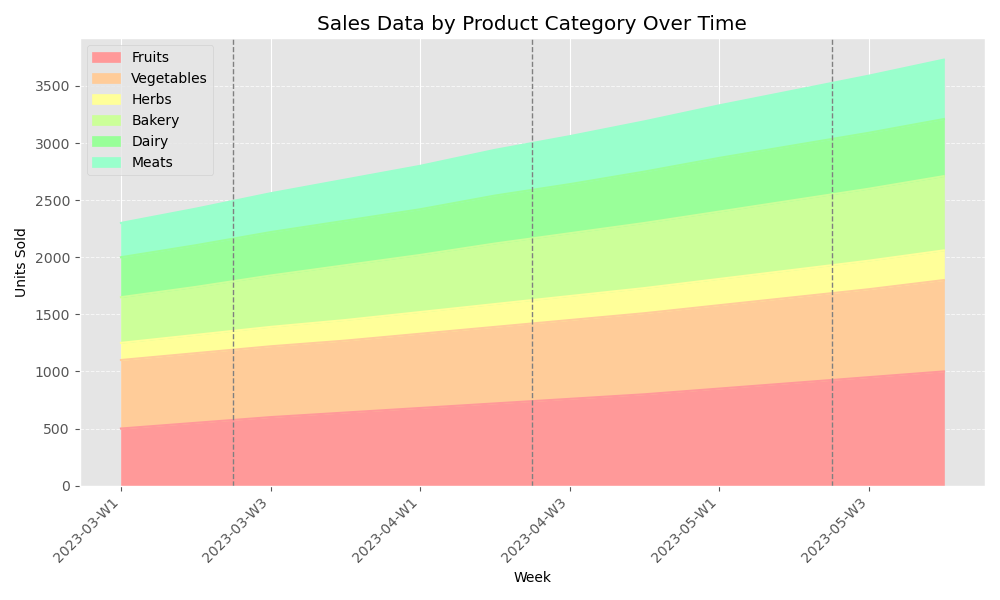

The Python source for this figure:

import matplotlib.pyplot as plt
import pandas as pd

# Provided data
data = [
    {'Week': '2023-03-W1', 'Fruits': 500, 'Vegetables': 600, 'Herbs': 150, 'Bakery': 400, 'Dairy': 350, 'Meats': 300},
    {'Week': '2023-03-W2', 'Fruits': 550, 'Vegetables': 610, 'Herbs': 160, 'Bakery': 420, 'Dairy': 365, 'Meats': 320},
    {'Week': '2023-03-W3', 'Fruits': 600, 'Vegetables': 620, 'Herbs': 170, 'Bakery': 450, 'Dairy': 380, 'Meats': 340},
    {'Week': '2023-03-W4', 'Fruits': 640, 'Vegetables': 630, 'Herbs': 180, 'Bakery': 480, 'Dairy': 390, 'Meats': 360},
    {'Week': '2023-04-W1', 'Fruits': 680, 'Vegetables': 650, 'Herbs': 190, 'Bakery': 500, 'Dairy': 400, 'Meats': 380},
    {'Week': '2023-04-W2', 'Fruits': 720, 'Vegetables': 670, 'Herbs': 200, 'Bakery': 530, 'Dairy': 420, 'Meats': 400},
    {'Week': '2023-04-W3', 'Fruits': 760, 'Vegetables': 690, 'Herbs': 210, 'Bakery': 550, 'Dairy': 430, 'Meats': 420},
    {'Week': '2023-04-W4', 'Fruits': 800, 'Vegetables': 710, 'Herbs': 220, 'Bakery': 570, 'Dairy': 450, 'Meats': 440},
    {'Week': '2023-05-W1', 'Fruits': 850, 'Vegetables': 730, 'Herbs': 230, 'Bakery': 590, 'Dairy': 470, 'Meats': 460},
    {'Week': '2023-05-W2', 'Fruits': 900, 'Vegetables': 750, 'Herbs': 240, 'Bakery': 610, 'Dairy': 480, 'Meats': 480},
    {'Week': '2023-05-W3', 'Fruits': 950, 'Vegetables': 770, 'Herbs': 250, 'Bakery': 630, 'Dairy': 490, 'Meats': 500},
    {'Week': '2023-05-W4', 'Fruits': 1000, 'Vegetables': 800, 'Herbs': 260, 'Bakery': 650, 'Dairy': 500, 'Meats': 520}
]

# Convert the data to a pandas DataFrame
df = pd.DataFrame(data)

# Setting Week as index
df.set_index('Week', inplace=True)

# Plotting
fig, ax = plt.subplots(figsize=(10, 6))

# Columns to plot
columns = df.columns.tolist()

# Colors for each column
colors = ["#FF9999", "#FFCC99", "#FFFF99", "#CCFF99", "#99FF99", "#99FFCC"]

# Plot stacked area chart
df.plot(kind='area',
        stacked=True,
        ax=ax,
        color=colors)

# Adding title and labels
plt.title('Sales Data by Product Category Over Time')
plt.xlabel('Week')
plt.ylabel('Units Sold')

# Adding legend
plt.legend(loc='upper left')

# Adding grid
plt.grid(axis='y', linestyle='--', linewidth=0.7, alpha=0.7)

# Adding vertical line delimiters between months
for i in range(1, len(df.index), 4):
    plt.axvline(i + 0.5, color='grey', linestyle='--', linewidth=1.0)

# Rotate the x-ticks to show the weeks more clearly
plt.xticks(rotation=45, ha='right')

# Show the plot
plt.tight_layout()
plt.show()
